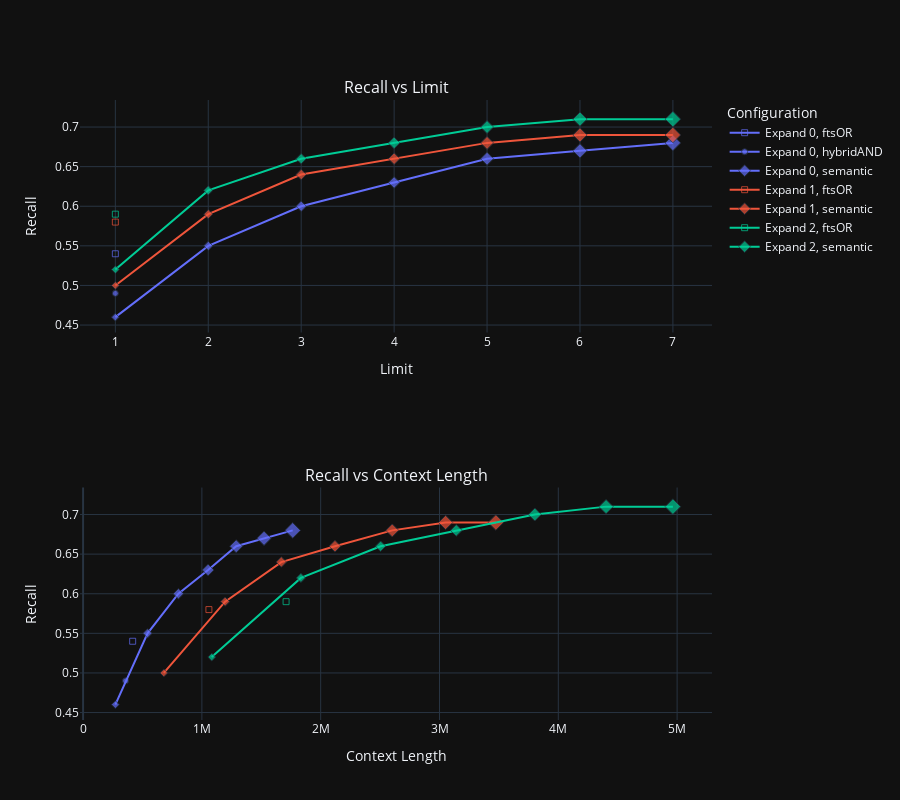

Notebook source saved alongside this figure:
### Code cell
# # Create two subplots vertically stacked
# fig = make_subplots(rows=2, cols=1, 
#                     subplot_titles=(
#                         "Recall vs Limit",
#                         "Recall vs Context Length"
#                     ))

# # Define colors for expand values and markers for search types
# colors = ['#636EFA', '#EF553B', '#00CC96']  # Default plotly colors
# search_markers = {
#     'hybridAND': 'circle',
#     'hybridOR': 'circle-open',
#     'semantic': 'diamond',
#     'ftsAND': 'square',
#     'ftsOR': 'square-open'
# }

# # First plot: Recall vs Limit
# for i, expand_val in enumerate(df_summary['expand'].unique()):
#     for search_type in df_summary['search'].unique():
#         df_filtered = df_summary[
#             (df_summary['expand'] == expand_val) & 
#             (df_summary['search'] == search_type)
#         ]
        
#         fig.add_trace(
#             go.Scatter(
#                 x=df_filtered['lim'],
#                 y=df_filtered['recall'],
#                 mode='lines+markers',
#                 name=f'Expand {expand_val}, {search_type}',
#                 line=dict(color=colors[i]),
#                 marker=dict(
#                     symbol=search_markers[search_type], 
#                     size=df_filtered['lim']+5,
#                 ),
#                 hovertemplate="<br>".join([
#                     "Limit: %{x}",
#                     "Recall: %{y:.3f}",
#                     "Search: " + search_type,
#                     "Expand: %{customdata[0]}",
#                     "Context Length: %{customdata[1]:,}",
#                 ]),
#                 customdata=df_filtered[['expand', 'len_context']].values
#             ),
#             row=1, col=1
#         )

# # Second plot: Recall vs Context Length
# for i, expand_val in enumerate(df_summary['expand'].unique()):
#     for search_type in df_summary['search'].unique():
#         df_filtered = df_summary[
#             (df_summary['expand'] == expand_val) & 
#             (df_summary['search'] == search_type)
#         ]
        
#         fig.add_trace(
#             go.Scatter(
#                 x=df_filtered['len_context'],
#                 y=df_filtered['recall'],
#                 mode='markers+lines',
#                 name=f'Expand {expand_val}, {search_type}',
#                 marker=dict(
#                     color=colors[i],
#                     symbol=search_markers[search_type],
#                     size=df_filtered['lim']+5,
#                 ),
#                 hovertemplate="<br>".join([
#                     "Context Length: %{x:,}",
#                     "Recall: %{y:.3f}",
#                     "Search: " + search_type,
#                     "Expand: %{customdata[0]}",
#                     "Limit: %{customdata[1]}",
#                 ]),
#                 customdata=df_filtered[['expand', 'lim']].values,
#                 showlegend=False
#             ),
#             row=2, col=1
#         )

# # Update layout for dark theme and other customizations
# fig.update_layout(
#     template="plotly_dark",
#     height=800,
#     legend_title="Configuration",
#     xaxis_title="Limit",
#     xaxis2_title="Context Length",
#     yaxis_title="Recall",
#     yaxis2_title="Recall"
# )

# # Set y-axes to start at 0
# # fig.update_yaxes(range=[0, None], row=1, col=1)
# # fig.update_yaxes(range=[0, None], row=2, col=1)

# fig.show()

### Figure 1 — Plotly figure (JSON) as saved in the notebook; plotly's stock layout.template omitted (floating-point values rounded to 4 significant figures)
{"data": [{"customdata": [[0, 417439]], "hovertemplate": "Limit: %{x}<br>Recall: %{y:.3f}<br>Search: ftsOR<br>Expand: %{customdata[0]}<br>Context Length: %{customdata[1]:,}", "line": {"color": "#636EFA"}, "marker": {"size": [6], "symbol": "square-open"}, "mode": "lines+markers", "name": "Expand 0, ftsOR", "type": "scatter", "x": [1], "xaxis": "x", "y": [0.54], "yaxis": "y"}, {"customdata": [[0, 357545]], "hovertemplate": "Limit: %{x}<br>Recall: %{y:.3f}<br>Search: hybridAND<br>Expand: %{customdata[0]}<br>Context Length: %{customdata[1]:,}", "line": {"color": "#636EFA"}, "marker": {"size": [6], "symbol": "circle"}, "mode": "lines+markers", "name": "Expand 0, hybridAND", "type": "scatter", "x": [1], "xaxis": "x", "y": [0.49], "yaxis": "y"}, {"customdata": [[0, 271641], [0, 542733], [0, 802144], [0, 1052255], [0, 1288690], [0, 1523111], [0, 1764567]], "hovertemplate": "Limit: %{x}<br>Recall: %{y:.3f}<br>Search: semantic<br>Expand: %{customdata[0]}<br>Context Length: %{customdata[1]:,}", "line": {"color": "#636EFA"}, "marker": {"size": [6, 7, 8, 9, 10, 11, 12], "symbol": "diamond"}, "mode": "lines+markers", "name": "Expand 0, semantic", "type": "scatter", "x": [1, 2, 3, 4, 5, 6, 7], "xaxis": "x", "y": [0.46, 0.55, 0.6, 0.63, 0.66, 0.67, 0.68], "yaxis": "y"}, {"customdata": [[1, 1059010]], "hovertemplate": "Limit: %{x}<br>Recall: %{y:.3f}<br>Search: ftsOR<br>Expand: %{customdata[0]}<br>Context Length: %{customdata[1]:,}", "line": {"color": "#EF553B"}, "marker": {"size": [6], "symbol": "square-open"}, "mode": "lines+markers", "name": "Expand 1, ftsOR", "type": "scatter", "x": [1], "xaxis": "x", "y": [0.58], "yaxis": "y"}, {"customdata": [], "hovertemplate": "Limit: %{x}<br>Recall: %{y:.3f}<br>Search: hybridAND<br>Expand: %{customdata[0]}<br>Context Length: %{customdata[1]:,}", "line": {"color": "#EF553B"}, "marker": {"size": [], "symbol": "circle"}, "mode": "lines+markers", "name": "Expand 1, hybridAND", "type": "scatter", "x": [], "xaxis": "x", "y": [], "yaxis": "y"}, {"customdata": [[1, 679813], [1, 1195600], [1, 1668870], [1, 2120119], [1, 2602518], [1, 3051403], [1, 3474308]], "hovertemplate": "Limit: %{x}<br>Recall: %{y:.3f}<br>Search: semantic<br>Expand: %{customdata[0]}<br>Context Length: %{customdata[1]:,}", "line": {"color": "#EF553B"}, "marker": {"size": [6, 7, 8, 9, 10, 11, 12], "symbol": "diamond"}, "mode": "lines+markers", "name": "Expand 1, semantic", "type": "scatter", "x": [1, 2, 3, 4, 5, 6, 7], "xaxis": "x", "y": [0.5, 0.59, 0.64, 0.66, 0.68, 0.69, 0.69], "yaxis": "y"}, {"customdata": [[2, 1708714]], "hovertemplate": "Limit: %{x}<br>Recall: %{y:.3f}<br>Search: ftsOR<br>Expand: %{customdata[0]}<br>Context Length: %{customdata[1]:,}", "line": {"color": "#00CC96"}, "marker": {"size": [6], "symbol": "square-open"}, "mode": "lines+markers", "name": "Expand 2, ftsOR", "type": "scatter", "x": [1], "xaxis": "x", "y": [0.59], "yaxis": "y"}, {"customdata": [], "hovertemplate": "Limit: %{x}<br>Recall: %{y:.3f}<br>Search: hybridAND<br>Expand: %{customdata[0]}<br>Context Length: %{customdata[1]:,}", "line": {"color": "#00CC96"}, "marker": {"size": [], "symbol": "circle"}, "mode": "lines+markers", "name": "Expand 2, hybridAND", "type": "scatter", "x": [], "xaxis": "x", "y": [], "yaxis": "y"}, {"customdata": [[2, 1082800], [2, 1833439], [2, 2504310], [2, 3141017], [2, 3802165], [2, 4402041], [2, 4964463]], "hovertemplate": "Limit: %{x}<br>Recall: %{y:.3f}<br>Search: semantic<br>Expand: %{customdata[0]}<br>Context Length: %{customdata[1]:,}", "line": {"color": "#00CC96"}, "marker": {"size": [6, 7, 8, 9, 10, 11, 12], "symbol": "diamond"}, "mode": "lines+markers", "name": "Expand 2, semantic", "type": "scatter", "x": [1, 2, 3, 4, 5, 6, 7], "xaxis": "x", "y": [0.52, 0.62, 0.66, 0.68, 0.7, 0.71, 0.71], "yaxis": "y"}, {"customdata": [[0, 1]], "hovertemplate": "Context Length: %{x:,}<br>Recall: %{y:.3f}<br>Search: ftsOR<br>Expand: %{customdata[0]}<br>Limit: %{customdata[1]}", "marker": {"color": "#636EFA", "size": [6], "symbol": "square-open"}, "mode": "markers+lines", "name": "Expand 0, ftsOR", "showlegend": false, "type": "scatter", "x": [417439], "xaxis": "x2", "y": [0.54], "yaxis": "y2"}, {"customdata": [[0, 1]], "hovertemplate": "Context Length: %{x:,}<br>Recall: %{y:.3f}<br>Search: hybridAND<br>Expand: %{customdata[0]}<br>Limit: %{customdata[1]}", "marker": {"color": "#636EFA", "size": [6], "symbol": "circle"}, "mode": "markers+lines", "name": "Expand 0, hybridAND", "showlegend": false, "type": "scatter", "x": [357545], "xaxis": "x2", "y": [0.49], "yaxis": "y2"}, {"customdata": [[0, 1], [0, 2], [0, 3], [0, 4], [0, 5], [0, 6], [0, 7]], "hovertemplate": "Context Length: %{x:,}<br>Recall: %{y:.3f}<br>Search: semantic<br>Expand: %{customdata[0]}<br>Limit: %{customdata[1]}", "marker": {"color": "#636EFA", "size": [6, 7, 8, 9, 10, 11, 12], "symbol": "diamond"}, "mode": "markers+lines", "name": "Expand 0, semantic", "showlegend": false, "type": "scatter", "x": [271641, 542733, 802144, 1052255, 1288690, 1523111, 1764567], "xaxis": "x2", "y": [0.46, 0.55, 0.6, 0.63, 0.66, 0.67, 0.68], "yaxis": "y2"}, {"customdata": [[1, 1]], "hovertemplate": "Context Length: %{x:,}<br>Recall: %{y:.3f}<br>Search: ftsOR<br>Expand: %{customdata[0]}<br>Limit: %{customdata[1]}", "marker": {"color": "#EF553B", "size": [6], "symbol": "square-open"}, "mode": "markers+lines", "name": "Expand 1, ftsOR", "showlegend": false, "type": "scatter", "x": [1059010], "xaxis": "x2", "y": [0.58], "yaxis": "y2"}, {"customdata": [], "hovertemplate": "Context Length: %{x:,}<br>Recall: %{y:.3f}<br>Search: hybridAND<br>Expand: %{customdata[0]}<br>Limit: %{customdata[1]}", "marker": {"color": "#EF553B", "size": [], "symbol": "circle"}, "mode": "markers+lines", "name": "Expand 1, hybridAND", "showlegend": false, "type": "scatter", "x": [], "xaxis": "x2", "y": [], "yaxis": "y2"}, {"customdata": [[1, 1], [1, 2], [1, 3], [1, 4], [1, 5], [1, 6], [1, 7]], "hovertemplate": "Context Length: %{x:,}<br>Recall: %{y:.3f}<br>Search: semantic<br>Expand: %{customdata[0]}<br>Limit: %{customdata[1]}", "marker": {"color": "#EF553B", "size": [6, 7, 8, 9, 10, 11, 12], "symbol": "diamond"}, "mode": "markers+lines", "name": "Expand 1, semantic", "showlegend": false, "type": "scatter", "x": [679813, 1195600, 1668870, 2120119, 2602518, 3051403, 3474308], "xaxis": "x2", "y": [0.5, 0.59, 0.64, 0.66, 0.68, 0.69, 0.69], "yaxis": "y2"}, {"customdata": [[2, 1]], "hovertemplate": "Context Length: %{x:,}<br>Recall: %{y:.3f}<br>Search: ftsOR<br>Expand: %{customdata[0]}<br>Limit: %{customdata[1]}", "marker": {"color": "#00CC96", "size": [6], "symbol": "square-open"}, "mode": "markers+lines", "name": "Expand 2, ftsOR", "showlegend": false, "type": "scatter", "x": [1708714], "xaxis": "x2", "y": [0.59], "yaxis": "y2"}, {"customdata": [], "hovertemplate": "Context Length: %{x:,}<br>Recall: %{y:.3f}<br>Search: hybridAND<br>Expand: %{customdata[0]}<br>Limit: %{customdata[1]}", "marker": {"color": "#00CC96", "size": [], "symbol": "circle"}, "mode": "markers+lines", "name": "Expand 2, hybridAND", "showlegend": false, "type": "scatter", "x": [], "xaxis": "x2", "y": [], "yaxis": "y2"}, {"customdata": [[2, 1], [2, 2], [2, 3], [2, 4], [2, 5], [2, 6], [2, 7]], "hovertemplate": "Context Length: %{x:,}<br>Recall: %{y:.3f}<br>Search: semantic<br>Expand: %{customdata[0]}<br>Limit: %{customdata[1]}", "marker": {"color": "#00CC96", "size": [6, 7, 8, 9, 10, 11, 12], "symbol": "diamond"}, "mode": "markers+lines", "name": "Expand 2, semantic", "showlegend": false, "type": "scatter", "x": [1082800, 1833439, 2504310, 3141017, 3802165, 4402041, 4964463], "xaxis": "x2", "y": [0.52, 0.62, 0.66, 0.68, 0.7, 0.71, 0.71], "yaxis": "y2"}], "layout": {"annotations": [{"font": {"size": 16}, "showarrow": false, "text": "Recall vs Limit", "x": 0.5, "xanchor": "center", "xref": "paper", "y": 1, "yanchor": "bottom", "yref": "paper"}, {"font": {"size": 16}, "showarrow": false, "text": "Recall vs Context Length", "x": 0.5, "xanchor": "center", "xref": "paper", "y": 0.375, "yanchor": "bottom", "yref": "paper"}], "height": 800, "legend": {"title": {"text": "Configuration"}}, "xaxis": {"anchor": "y", "domain": [0, 1], "title": {"text": "Limit"}}, "xaxis2": {"anchor": "y2", "domain": [0, 1], "title": {"text": "Context Length"}}, "yaxis": {"anchor": "x", "domain": [0.625, 1], "title": {"text": "Recall"}}, "yaxis2": {"anchor": "x2", "domain": [0, 0.375], "title": {"text": "Recall"}}}}
